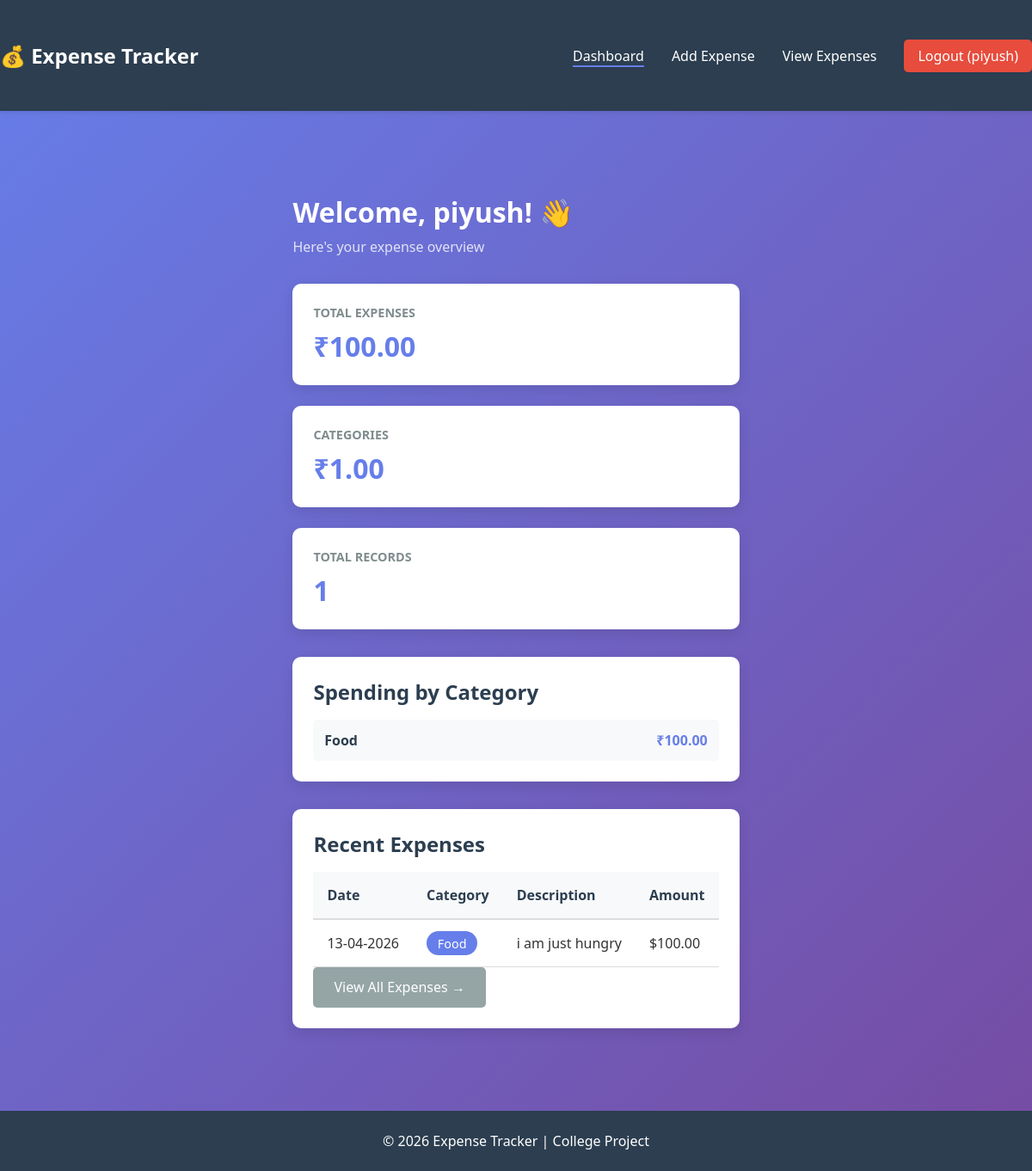
The page /dashboard (signed in) on the database its author committed.
### app.py (models this page shows, shortened)
class User(UserMixin, db.Model):
    id = db.Column(db.Integer, primary_key=True)
    username = db.Column(db.String(80), unique=True, nullable=False)
    email = db.Column(db.String(120), unique=True, nullable=False)
    password = db.Column(db.String(255), nullable=False)
    created_at = db.Column(db.DateTime, default=datetime.utcnow)
    expenses = db.relationship('Expense', backref='user', lazy=True, cascade='all, delete-orphan')

class Expense(db.Model):
    id = db.Column(db.Integer, primary_key=True)
    user_id = db.Column(db.Integer, db.ForeignKey('user.id'), nullable=False)
    amount = db.Column(db.Float, nullable=False)
    category = db.Column(db.String(50), nullable=False)
    description = db.Column(db.String(255))
    date = db.Column(db.Date, nullable=False)
    created_at = db.Column(db.DateTime, default=datetime.utcnow)

### app.py (the view)
@app.route('/dashboard')
@login_required
def dashboard():
    expenses = Expense.query.filter_by(user_id=current_user.id).all()
    total_expenses = sum(e.amount for e in expenses)
    category_totals = {}
    for expense in expenses:
        if expense.category in category_totals:
            category_totals[expense.category] += expense.amount
        else:
            category_totals[expense.category] = expense.amount
    recent_expenses = sorted(expenses, key=lambda x: x.date, reverse=True)[:5]
    return render_template('dashboard.html',
                         total_expenses=total_expenses,
                         category_totals=category_totals,
                         recent_expenses=recent_expenses,
                         username=current_user.username)

### app.py (called while the page is built)
@login_manager.user_loader
def load_user(user_id):
    return User.query.get(int(user_id))

### templates/dashboard.html (shortened to what this page needs)
{% extends "base.html" %}
{% block content %}
<div class="dashboard">
    <h1>Welcome, {{ username }}! 👋</h1>
    <p class="subtitle">Here's your expense overview</p>
    <div class="stats-container">
        <div class="stat-card">
            <h3>Total Expenses</h3>
            <p class="stat-value">₹{{ "%.2f"|format(total_expenses) }}</p>
        </div>
        <div class="stat-card">
            <h3>Categories</h3>
            <p class="stat-value">₹{{ "%.2f"|format(category_totals|length) }}</p>
        </div>
        <div class="stat-card">
            <h3>Total Records</h3>
            <p class="stat-value">{{ recent_expenses|length }}</p>
        </div>
    </div>
    <div class="category-breakdown">
        <h2>Spending by Category</h2>
        {% if category_totals %}
            <div class="category-list">
                {% for category, total in category_totals.items() %}
                    <div class="category-item">
                        <span class="category-name">{{ category }}</span>
                        <span class="category-amount">₹{{ "%.2f"|format(total) }}</span>
                    </div>
                {% endfor %}
            </div>
        {% else %}
            <p class="no-data">No expenses yet. <a href="{{ url_for('add_expense') }}">Add your first expense</a></p>
        {% endif %}
    </div>
    <div class="recent-expenses">
        <h2>Recent Expenses</h2>
        {% if recent_expenses %}
            <table class="expenses-table">
                <thead>
                    <tr>
                        <th>Date</th>
                        <th>Category</th>
                        <th>Description</th>
                        <th>Amount</th>
                    </tr>
                </thead>
                <tbody>
                    {% for expense in recent_expenses %}
                        <tr>
                            <td>{{ expense.date.strftime('%d-%m-%Y') }}</td>
                            <td><span class="badge">{{ expense.category }}</span></td>
                            <td>{{ expense.description }}</td>
                            <td>${{ "%.2f"|format(expense.amount) }}</td>
                        </tr>
                    {% endfor %}
                </tbody>
            </table>
            <a href="{{ url_for('view_expenses') }}" class="btn btn-secondary">View All Expenses →</a>
        {% else %}
            <p class="no-data">No expenses yet. <a href="{{ url_for('add_expense') }}">Start adding expenses</a></p>
        {% endif %}
    </div>
</div>
{% endblock %}

### templates/base.html (shortened to what this page needs)
<!DOCTYPE html>
<html lang="en">
<head>
    <link rel="stylesheet" href="{{ url_for('static', filename='style.css') }}">
</head>
<body>
    <nav class="navbar">
        <div class="container">
            <div class="logo">💰 Expense Tracker</div>
            <ul class="nav-links">
                {% if current_user.is_authenticated %}
                    <li><a href="{{ url_for('dashboard') }}">Dashboard</a></li>
                    <li><a href="{{ url_for('add_expense') }}">Add Expense</a></li>
                    <li><a href="{{ url_for('view_expenses') }}">View Expenses</a></li>
                    <li><a href="{{ url_for('logout') }}" class="logout-btn">Logout ({{ current_user.username }})</a></li>
                {% else %}
                    <li><a href="{{ url_for('login') }}">Login</a></li>
                    <li><a href="{{ url_for('register') }}">Register</a></li>
                {% endif %}
            </ul>
        </div>
    </nav>
    <div class="container">
        {% block content %}{% endblock %}
    </div>
    <footer class="footer">
        <p>&copy; 2026 Expense Tracker | College Project</p>
    </footer>
</body>
</html>

### static/style.css (style rules this page uses)
* { margin: 0; padding: 0; box-sizing: border-box; }
body { font-family: 'Segoe UI', Tahoma, Geneva, Verdana, sans-serif; background: linear-gradient(135deg, #667eea 0%, #764ba2 100%); color: #333; min-height: 100vh; display: flex; flex-direction: column; }
.container { max-width: 1200px; margin: 0 auto; padding: 0 20px; }
.navbar { background: #2c3e50; color: white; padding: 1rem 0; box-shadow: 0 2px 5px rgba(0,0,0,0.1); }
.navbar .container { display: flex; justify-content: space-between; align-items: center; }
.logo { font-size: 1.5rem; font-weight: bold; }
.nav-links { list-style: none; display: flex; gap: 2rem; }
.nav-links a { color: white; text-decoration: none; transition: color 0.3s; }
.logout-btn { background: #e74c3c; padding: 0.5rem 1rem; border-radius: 5px; transition: background 0.3s; }
.container { flex: 1; padding: 2rem 0; }
button[type="submit"], .btn { padding: 0.8rem 1.5rem; border: none; border-radius: 5px; font-size: 1rem; cursor: pointer; transition: all 0.3s; text-decoration: none; display: inline-block; text-align: center; }
.btn-secondary { background: #95a5a6; color: white; }
.dashboard h1 { color: white; margin-bottom: 0.5rem; }
.subtitle { color: rgba(255,255,255,0.8); margin-bottom: 2rem; }
.stats-container { display: grid; grid-template-columns: repeat(auto-fit, minmax(250px, 1fr)); gap: 1.5rem; margin-bottom: 2rem; }
.stat-card { background: white; padding: 1.5rem; border-radius: 10px; box-shadow: 0 5px 15px rgba(0,0,0,0.1); }
.stat-card h3 { color: #7f8c8d; font-size: 0.9rem; text-transform: uppercase; margin-bottom: 0.5rem; }
.stat-value { font-size: 2rem; font-weight: bold; color: #667eea; }
.category-breakdown, .recent-expenses { background: white; padding: 1.5rem; border-radius: 10px; margin-bottom: 2rem; box-shadow: 0 5px 15px rgba(0,0,0,0.1); }
.category-breakdown h2, .recent-expenses h2 { color: #2c3e50; margin-bottom: 1rem; }
.category-list { display: flex; flex-direction: column; gap: 1rem; }
.category-item { display: flex; justify-content: space-between; padding: 0.8rem; background: #f8f9fa; border-radius: 5px; }
.category-name { font-weight: bold; color: #2c3e50; }
.category-amount { color: #667eea; font-weight: bold; }
.expenses-table { width: 100%; border-collapse: collapse; margin-top: 1rem; }
.expenses-table thead { background: #f8f9fa; }
.expenses-table th { padding: 1rem; text-align: left; color: #2c3e50; font-weight: bold; border-bottom: 2px solid #ddd; }
.expenses-table td { padding: 1rem; border-bottom: 1px solid #ddd; }
.badge { background: #667eea; color: white; padding: 0.3rem 0.8rem; border-radius: 20px; font-size: 0.9rem; }
.footer { background: #2c3e50; color: white; text-align: center; padding: 1.5rem; margin-top: 2rem; }

### rows shown on the page
User: username "piyush"
Expense: category "Food", amount "100.00", date "13-04-2026", description "i am just hungry"

### other values the page prints
{{ "%.2f"|format(total_expenses) }} "100.00"
{{ "%.2f"|format(category_totals|length) }} "1.00"
{{ recent_expenses|length }} "1"
